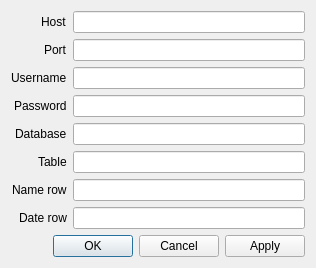
<?xml version="1.0" encoding="UTF-8"?>
<ui version="4.0">
 <class>Dialog</class>
 <widget class="QDialog" name="Dialog">
  <property name="geometry">
   <rect>
    <x>0</x>
    <y>0</y>
    <width>316</width>
    <height>254</height>
   </rect>
  </property>
  <property name="windowTitle">
   <string>Preferences</string>
  </property>
  <layout class="QVBoxLayout" name="verticalLayout">
   <item>
    <layout class="QFormLayout" name="displayFormLayout">
     <property name="fieldGrowthPolicy">
      <enum>QFormLayout::AllNonFixedFieldsGrow</enum>
     </property>
     <property name="labelAlignment">
      <set>Qt::AlignRight|Qt::AlignTrailing|Qt::AlignVCenter</set>
     </property>
     <property name="formAlignment">
      <set>Qt::AlignLeading|Qt::AlignLeft|Qt::AlignVCenter</set>
     </property>
     <item row="0" column="0">
      <widget class="QLabel" name="hostLabel">
       <property name="text">
        <string>Host</string>
       </property>
      </widget>
     </item>
     <item row="1" column="0">
      <widget class="QLabel" name="portLabel">
       <property name="text">
        <string>Port</string>
       </property>
      </widget>
     </item>
     <item row="2" column="0">
      <widget class="QLabel" name="usernameLabel">
       <property name="text">
        <string>Username</string>
       </property>
      </widget>
     </item>
     <item row="3" column="0">
      <widget class="QLabel" name="passwordLabel">
       <property name="text">
        <string>Password</string>
       </property>
      </widget>
     </item>
     <item row="4" column="0">
      <widget class="QLabel" name="databaseLabel">
       <property name="text">
        <string>Database</string>
       </property>
      </widget>
     </item>
     <item row="0" column="1">
      <widget class="QLineEdit" name="hostEdit"/>
     </item>
     <item row="1" column="1">
      <widget class="QLineEdit" name="portEdit"/>
     </item>
     <item row="2" column="1">
      <widget class="QLineEdit" name="usernameEdit"/>
     </item>
     <item row="3" column="1">
      <widget class="QLineEdit" name="passwordEdit"/>
     </item>
     <item row="4" column="1">
      <widget class="QLineEdit" name="databaseEdit"/>
     </item>
     <item row="5" column="0">
      <widget class="QLabel" name="tableLabel">
       <property name="text">
        <string>Table</string>
       </property>
      </widget>
     </item>
     <item row="6" column="0">
      <widget class="QLabel" name="nameRowLabel">
       <property name="text">
        <string>Name row</string>
       </property>
      </widget>
     </item>
     <item row="7" column="0">
      <widget class="QLabel" name="dateRowLabel">
       <property name="text">
        <string>Date row</string>
       </property>
      </widget>
     </item>
     <item row="5" column="1">
      <widget class="QLineEdit" name="tableEdit"/>
     </item>
     <item row="6" column="1">
      <widget class="QLineEdit" name="nameRowEdit"/>
     </item>
     <item row="7" column="1">
      <widget class="QLineEdit" name="dateRowEdit"/>
     </item>
    </layout>
   </item>
   <item>
    <widget class="QDialogButtonBox" name="buttonBox">
     <property name="orientation">
      <enum>Qt::Horizontal</enum>
     </property>
     <property name="standardButtons">
      <set>QDialogButtonBox::Apply|QDialogButtonBox::Cancel|QDialogButtonBox::Ok</set>
     </property>
    </widget>
   </item>
  </layout>
 </widget>
 <resources/>
 <connections>
  <connection>
   <sender>buttonBox</sender>
   <signal>accepted()</signal>
   <receiver>Dialog</receiver>
   <slot>accept()</slot>
   <hints>
    <hint type="sourcelabel">
     <x>248</x>
     <y>254</y>
    </hint>
    <hint type="destinationlabel">
     <x>157</x>
     <y>274</y>
    </hint>
   </hints>
  </connection>
  <connection>
   <sender>buttonBox</sender>
   <signal>rejected()</signal>
   <receiver>Dialog</receiver>
   <slot>reject()</slot>
   <hints>
    <hint type="sourcelabel">
     <x>316</x>
     <y>260</y>
    </hint>
    <hint type="destinationlabel">
     <x>286</x>
     <y>274</y>
    </hint>
   </hints>
  </connection>
 </connections>
</ui>
